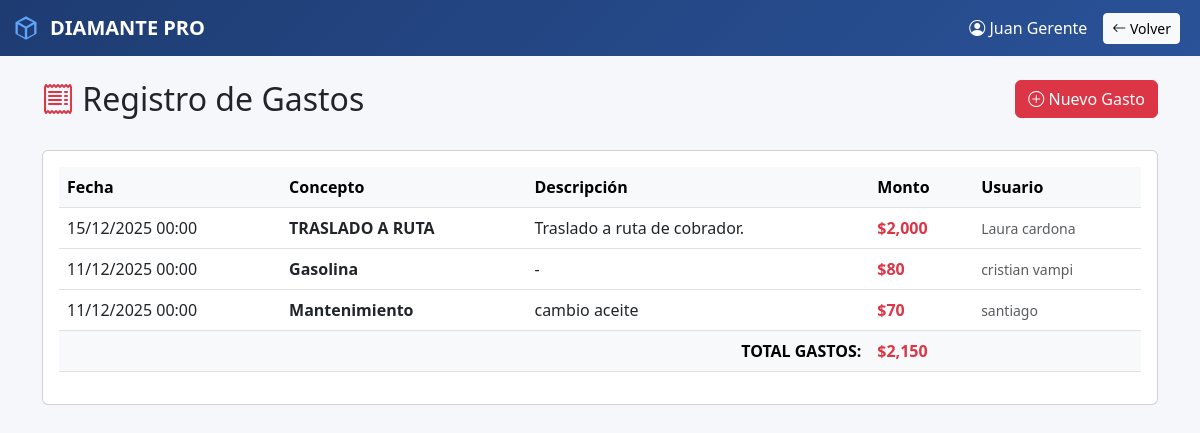
/caja/gastos (signed in), run on the app's committed database.
### app/models.py (models this page shows)
class Transaccion(db.Model):
    __tablename__ = 'transacciones'
    id = db.Column(db.Integer, primary_key=True)
    naturaleza = db.Column(db.String(20), nullable=False)
    concepto = db.Column(db.String(50), nullable=False)
    descripcion = db.Column(db.String(200))
    monto = db.Column(db.Float, nullable=False)
    fecha = db.Column(db.DateTime, default=datetime.utcnow)
    usuario_origen_id = db.Column(db.Integer, db.ForeignKey('usuarios.id'), nullable=False)
    usuario_destino_id = db.Column(db.Integer, db.ForeignKey('usuarios.id'), nullable=True)
    prestamo_id = db.Column(db.Integer, db.ForeignKey('prestamos.id'), nullable=True)
    foto_evidencia = db.Column(db.String(300))
    usuario_origen = db.relationship('Usuario', foreign_keys=[usuario_origen_id], backref='transacciones_origen')
    usuario_destino = db.relationship('Usuario', foreign_keys=[usuario_destino_id], backref='transacciones_destino')

class Usuario(db.Model):
    __tablename__ = 'usuarios'
    id = db.Column(db.Integer, primary_key=True)
    nombre = db.Column(db.String(100), nullable=False)
    usuario = db.Column(db.String(50), unique=True, nullable=False)
    password = db.Column(db.String(200), nullable=False)
    rol = db.Column(db.String(20), nullable=False) # 'dueno', 'secretaria', 'supervisor', 'cobrador'
    activo = db.Column(db.Boolean, default=True)
    fecha_creacion = db.Column(db.DateTime, default=datetime.utcnow)

### app/routes.py (the view)
    @app.route('/caja/gastos')
    def caja_gastos():
        if 'usuario_id' not in session:
            return redirect(url_for('home'))
        usuario_id = session.get('usuario_id')
        rol = session.get('rol')
        if rol == 'cobrador':
            gastos = Transaccion.query.filter_by(usuario_origen_id=usuario_id).order_by(Transaccion.fecha.desc()).all()
        else:
            gastos = Transaccion.query.order_by(Transaccion.fecha.desc()).all()
        return render_template('caja_gastos.html',
                             gastos=gastos,
                             nombre=session.get('nombre'),
                             rol=session.get('rol'))

### app/templates/caja_gastos.html (shortened to what this page needs)
<!DOCTYPE html>
<html>
<head>
    <link href="https://cdn.jsdelivr.net/npm/bootstrap@5.3.0/dist/css/bootstrap.min.css" rel="stylesheet">
    <link rel="stylesheet" href="https://cdn.jsdelivr.net/npm/bootstrap-icons@1.11.0/font/bootstrap-icons.css">
</head>
<body style="background: #f5f7fa;">
    <nav class="navbar navbar-expand-lg navbar-dark" style="background: linear-gradient(135deg, #1e3c72 0%, #2a5298 100%);">
        <div class="container-fluid">
            <a class="navbar-brand" href="/dashboard" style="display: inline-flex; align-items: center; gap: 10px; font-weight: 600;">
                <svg style="width: 28px; height: 28px; fill: #60a5fa;" viewBox="0 0 24 24">
                    <path d="M12 2L3 7v10l9 5 9-5V7l-9-5zm0 2.18L18.18 7 12 10.82 5.82 7 12 4.18zM5 8.82l6 3.5v7.86l-6-3.33V8.82zm8 11.36v-7.86l6-3.5v8.03l-6 3.33z"/>
                </svg>
                <span>DIAMANTE PRO</span>
            </a>
            <div class="d-flex align-items-center">
                <span class="text-white me-3">
                    <i class="bi bi-person-circle"></i> {{ nombre }}
                </span>
                <a href="/caja" class="btn btn-light btn-sm me-2">
                    <i class="bi bi-arrow-left"></i> Volver
                </a>
            </div>
        </div>
    </nav>
    <div class="container mt-4">
        <div class="row mb-4">
            <div class="col-md-8">
                <h2><i class="bi bi-receipt text-danger"></i> Registro de Gastos</h2>
            </div>
            <div class="col-md-4 text-end">
                <a href="/caja/gastos/nuevo" class="btn btn-danger">
                    <i class="bi bi-plus-circle"></i> Nuevo Gasto
                </a>
            </div>
        </div>
        <div class="card">
            <div class="card-body">
                {% if gastos %}
                <div class="table-responsive">
                    <table class="table table-hover">
                        <thead class="table-light">
                            <tr>
                                <th>Fecha</th>
                                <th>Concepto</th>
                                <th>Descripción</th>
                                <th>Monto</th>
                                <th>Usuario</th>
                            </tr>
                        </thead>
                        <tbody>
                            {% for gasto in gastos %}
                            <tr>
                                <td>{{ gasto.fecha.strftime('%d/%m/%Y %H:%M') }}</td>
                                <td>
                                    <strong>{{ gasto.concepto }}</strong>
                                </td>
                                <td>{{ gasto.descripcion or '-' }}</td>
                                <td>
                                    <span class="text-danger fw-bold">${{ "{:,.0f}".format(gasto.monto) }}</span>
                                </td>
                                <td>
                                    <small class="text-muted">{{ gasto.usuario_origen.nombre }}</small>
                                </td>
                            </tr>
                            {% endfor %}
                        </tbody>
                        <tfoot class="table-light">
                            <tr>
                                <th colspan="3" class="text-end">TOTAL GASTOS:</th>
                                <th>
                                    <span class="text-danger">${{ "{:,.0f}".format(gastos|sum(attribute='monto')) }}</span>
                                </th>
                                <th></th>
                            </tr>
                        </tfoot>
                    </table>
                </div>
                {% endif %}
            </div>
        </div>
    </div>
</body>
</html>

### data on the page
Transaccion: fecha "15/12/2025 00:00", concepto "TRASLADO A RUTA", descripcion "Traslado a ruta de cobrador.", monto "2,000", usuario_origen.nombre "Laura cardona"
Transaccion: fecha "11/12/2025 00:00", concepto "Gasolina", descripcion "-", monto "80", usuario_origen.nombre "cristian vampi"
Transaccion: fecha "11/12/2025 00:00", concepto "Mantenimiento", descripcion "cambio aceite", monto "70", usuario_origen.nombre "santiago"

### other printed values
{{ nombre }} "Juan Gerente"
{{ "{:,.0f}".format(gastos|sum(attribute='monto')) }} "2,150"
